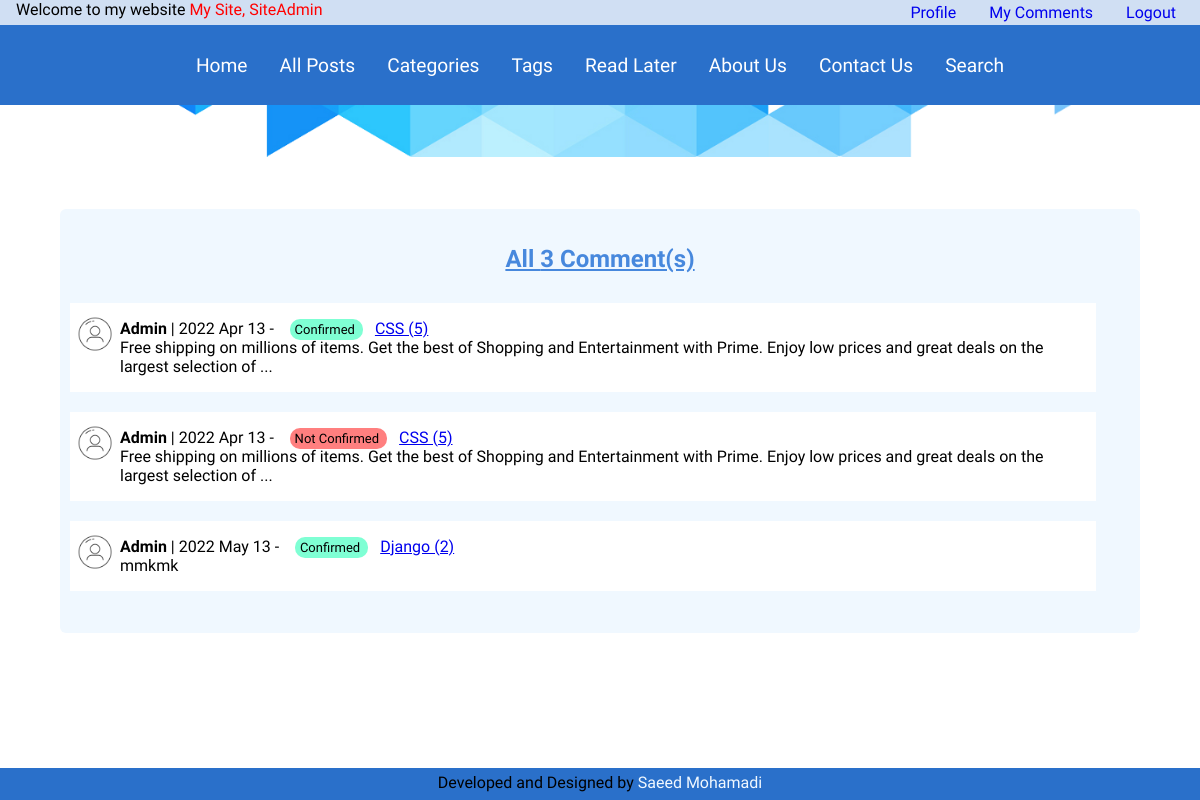
Screenshot of /acoounts/mycomments (signed in) with the database file from the repository.
### blog/models.py (models this page shows, shortened)
class Comment(models.Model):
    user_name = models.CharField(max_length=50)
    body = models.TextField()
    is_active = models.BooleanField(default=False)
    created_at = models.DateTimeField(auto_now_add=True)
    updated_at = models.DateTimeField(auto_now=True)
    post = models.ForeignKey(
        Post, on_delete=models.CASCADE, related_name='comments')

class Post(models.Model):
    title = models.CharField(max_length=200)
    category = models.ForeignKey(
        'Category', on_delete=models.SET_NULL, null=True, blank=True, related_name='categories')
    image = models.ImageField(upload_to='posts', blank=True)
    is_special = models.BooleanField(default=False)
    excerpt = models.CharField(max_length=100, default='')
    content = RichTextField(null=True)
    posttag = models.ManyToManyField(
        Tag, blank=True, default=None, related_name='tags')
    slug = models.SlugField(null=False, unique=True, blank=True)
    created_at = models.DateTimeField(auto_now_add=True)
    updated_at = models.DateTimeField(auto_now=True)
    def __str__(self) -> str:
        return f'{self.title} ({self.id})'

### accounts/views.py (the view)
# urls.py: path('mycomments', views.myComments, name='mycomments'),
def myComments(request):
    if request.user.is_authenticated:
         comments = Comment.objects.filter(user_name=request.user.username)
         return render(request, 'accounts/mycomments.html', {
              'comments': comments,
         })
    else:
         messages.info(request, 'you must first login to see this page')
         return redirect('login')

### accounts/templates/accounts/mycomments.html (shortened to what this page needs)
{% extends 'base_page.html' %}
{% load static %}
{% block css %}
    <link rel="stylesheet" href="{% static 'accounts/base.css' %}">
    <link rel="stylesheet" href= {% static 'blog/post.css' %}>
{% endblock css %}
{% block form %}
    <div id='idform'>
        <h2 id='formh2'>
            {% if comments.count > 0 %}
                All  {{ comments.count }} Comment(s)
            {% else %}
                No Comments Available
            {% endif %}
        </h2>
        {% for cm in comments %}
            <div class='post-comment'>
                <img class="profile-photo-sm"
                     src="{% static 'files/avatar.png' %}"
                     alt="avatar">
                <p>
                    <b>{{ cm.user_name | title }} </b>| {{ cm.created_at|date:"Y M d" }} - {{ post.created_at |time:"H:i" }}
                <span id='{% if cm.is_active %}confirmed{% else %}notconfirmed{% endif %}'>
                    {% if cm.is_active %}
                        Confirmed
                    {% else %}
                        Not Confirmed
                    {% endif %}
                </span>
                <span><a href="{% url 'post_page' cm.post.slug %}">{{ cm.post }}</a></span>
                <br>
                {{ cm.body }}
            </p>
        </div>
    {% endfor %}
</div>
{% endblock form %}

### blog/templates/blog/includes/header.html (shortened to what this page needs)
{% load static %}
<div class='top-header'>
    {% if user.is_authenticated %}
        <p style="float: left; margin: 0 16px;">
            Welcome to my website <span style="color:red ;">{{user.last_name}}, {{user.first_name}}</span>
        </p>
    {% endif %}
    <ul id="topheader">
        {% if user.is_authenticated %}
            <li>
                <a href="{% url 'logout' %}">Logout</a>
            </li>
            <li>
                <a href="{% url 'mycomments' %}">My Comments</a>
            </li>
            <li>
                <a href="{% url 'profile' %}">Profile</a>
            </li>
        {% endif %}
    </ul>
</div>
<header>
    <nav>
        <a href="{% url 'url_index' %}">Home</a>
        <a href="{% url 'pages' page='posts' %}">All Posts</a>
        <a href="{% url 'pages' page='categories' %}">Categories</a>
        <a href="{% url 'pages' page='tags' %}">Tags</a>
        <a href="{% url 'read-later' %}">Read Later</a>
        <a href="{% url 'pages' page='about' %}">About Us</a>
        <a href="{% url 'pages' page='contact' %}">Contact Us</a>
        <a href="{% url 'pages' 'search' %}">Search</a>
    </nav>
</header>
<img class='header-img'
     src="{% static 'files/main.jpg' %}"
     alt="main_page">

### static/style.css (style rules this page uses)
body { font-family: 'Baloo 2', cursive !important; }
body { margin: 0; }
.header-img { width: 100%; border-radius: 0%; }

### blog/static/blog/includes/header.css (style rules this page uses)
header { width: 100%; height: 5rem; background-color: #2a70ca; }
nav { width: 100%; height: 100%; display: flex; justify-content: center; align-items: center; }
header nav a { text-decoration: none; color: white; padding: 0 1rem; font-size: 1.2rem; }
#topheader { padding: 0 10px; margin: 0 2px; display: inline-block; position: relative; list-style: none; }
#topheader li { display: inline-block; margin-left: 5px; }
.top-header { background-color: #2a70ca38; direction: rtl; }
#topheader li a { text-decoration: none; }

### accounts/static/accounts/base.css (style rules this page uses)
ul { list-style: none; padding: 5px 0; }
li { display: inline-block; margin-left: 10px; padding: 3px 12px; }

### blog/static/blog/post.css (style rules this page uses)
#idform { padding: 1rem 0 2rem; width: 90%; margin: 3rem auto; background-color: aliceblue; border-radius: 6px; }
#formh2 { text-decoration: underline; text-align: center; color: #4788dd; }
#confirmed { color: black; background-color: aquamarine; width: 8%; padding: 0.2rem 0.3rem; text-align: center; border-radius: 10px; margin: 25px 12px; font-size: small; }
#notconfirmed { color: black; background-color: rgb(255, 127, 127); width: 8%; padding: 0.2rem 0.3rem; text-align: center; border-radius: 10px; margin: 25px 12px; font-size: small; }
.profile-photo-sm { height: 50px; width: 50px; border-radius: 50%; margin-top: 6px; }
.post-comment { display: inline-flex; margin: 10px 10px; width: 95%; background-color: white; }

### rows the page displays
Comment: user_name "Admin", created_at "2022 Apr 13", is_active "Confirmed", post "CSS (5)", body "Free shipping on millions of items. Get the best of Shopping and Entertainment with Prime. Enjoy low prices and great deals on the largest selection of ..."
Comment: user_name "Admin", created_at "2022 Apr 13", is_active "Not Confirmed", post "CSS (5)", body "Free shipping on millions of items. Get the best of Shopping and Entertainment with Prime. Enjoy low prices and great deals on the largest selection of ..."
Comment: user_name "Admin", created_at "2022 May 13", is_active "Confirmed", post "Django (2)", body "mmkmk"

### other values shown
{{ user.last_name }} "My Site"
{{ user.first_name }} "SiteAdmin"
{{ comments.count }} "3"
